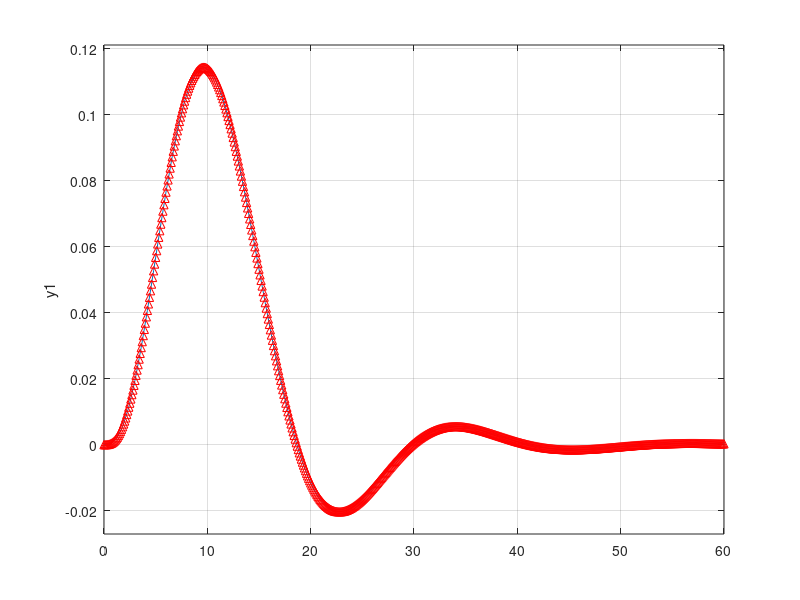
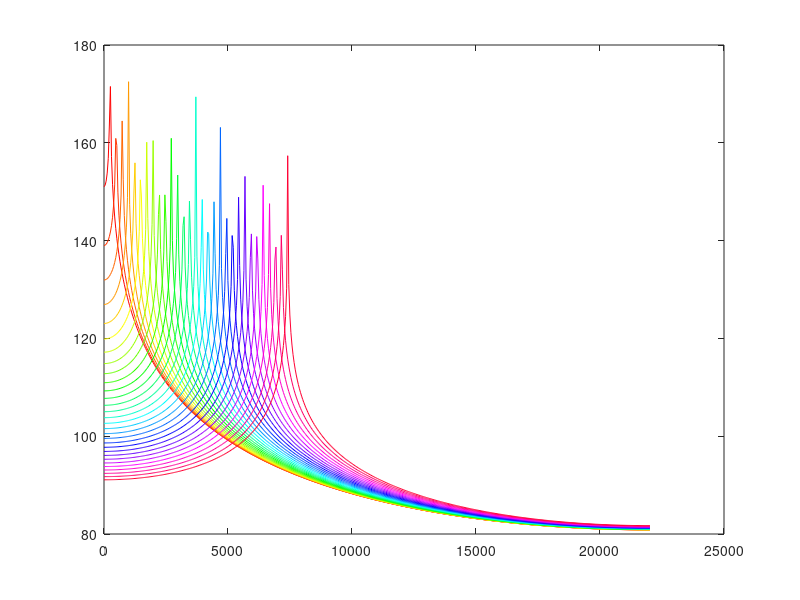
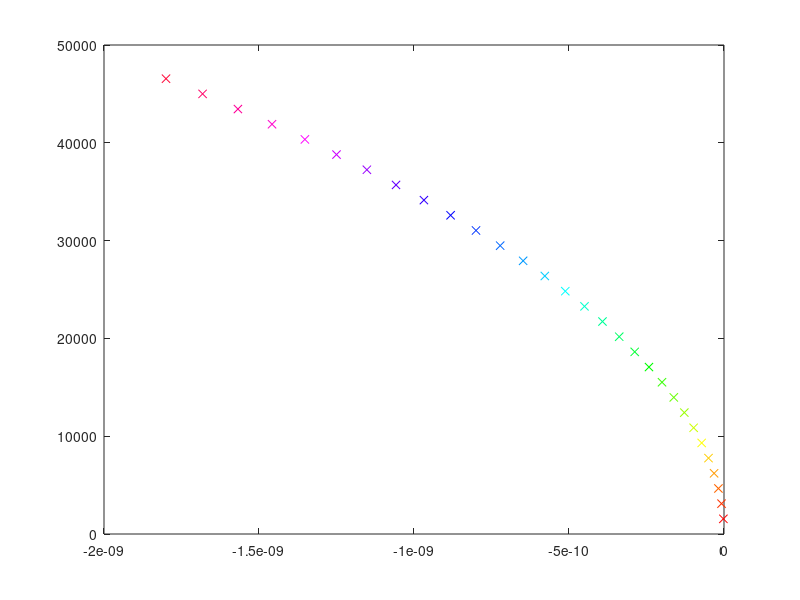

Recreate these plots in MATLAB, in order.
%%

[b,a] = butter(4,0.3,'s'); 
[bz,az] = impinvar(b,a,10);
sys = tf(b,a)
impulse(sys);
hold on;
impz(10*bz,az,[],10);


%%

%            b*z
% G = -----------------
%     z^2 + c_1*z + c_0

clear;


% Figures initialisieren/wiederfinden

if(findobj('type','figure','name','freqs'))
    freqs = figure(findobj('type','figure','name','freqs'));
else
    freqs = figure('name','freqs');
end

if(findobj('type','figure','name','sebene'))
    sebene = figure(findobj('type','figure','name','sebene'));
else
    sebene = figure('name','sebene');
end




% Koeffizienten und Daten

filters = 30;

l = 0.65;
Ts = 60.97;
rho = 1140;
A = 0.5188*10^-6;
m = 1:filters;

T = 44100;
seconds = 2;
samples = seconds*T;
inputdata = [1 zeros(1,samples-1)];

H = [];
sigmas = [];
omegas = [];

cc=hsv(filters);
figure(freqs);

for i = m;
	sigma = -0.000000000002*i^2;
	omega = i*(pi/l)*sqrt(Ts/(rho*A));
	
	sigmas = [sigmas sigma];
	omegas = [omegas omega];
	
	b = T*sin(omega*1/T)/(omega*1/T);
	c1 = -2*exp(sigma*1/T)*cos(omega*1/T);
	c0 = exp(2*sigma*1/T);
	
	num = [0 b 0];
	den = [1 c1 c0];
	
	%H = [H tf(num, den, 0.1)]

	[h,w] = freqz(num,den,[], T);
	plot(w,20*log10(abs(h)),'color',cc(i,:));
	pause(0.1);
	hold on
end

hold off

figure(sebene);
for i = m;
	plot(sigmas(i),omegas(i), 'x-','color',cc(i,:));
	hold on
end;

hold off

%sound(impulse(H,2),T);
